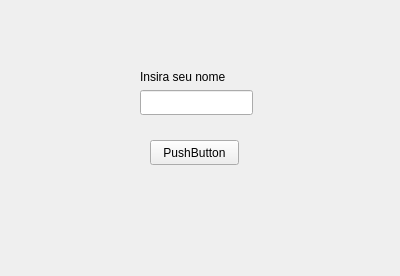
<?xml version="1.0" encoding="UTF-8"?>
<ui version="4.0">
 <class>Form</class>
 <widget class="QWidget" name="Form">
  <property name="geometry">
   <rect>
    <x>0</x>
    <y>0</y>
    <width>400</width>
    <height>276</height>
   </rect>
  </property>
  <property name="windowTitle">
   <string>Form</string>
  </property>
  <widget class="QLabel" name="label">
   <property name="geometry">
    <rect>
     <x>140</x>
     <y>66</y>
     <width>121</width>
     <height>21</height>
    </rect>
   </property>
   <property name="text">
    <string>Insira seu nome</string>
   </property>
  </widget>
  <widget class="QLineEdit" name="lineEdit">
   <property name="geometry">
    <rect>
     <x>140</x>
     <y>90</y>
     <width>113</width>
     <height>25</height>
    </rect>
   </property>
  </widget>
  <widget class="QPushButton" name="pushButton">
   <property name="geometry">
    <rect>
     <x>150</x>
     <y>140</y>
     <width>89</width>
     <height>25</height>
    </rect>
   </property>
   <property name="text">
    <string>PushButton</string>
   </property>
  </widget>
 </widget>
 <resources/>
 <connections/>
</ui>
